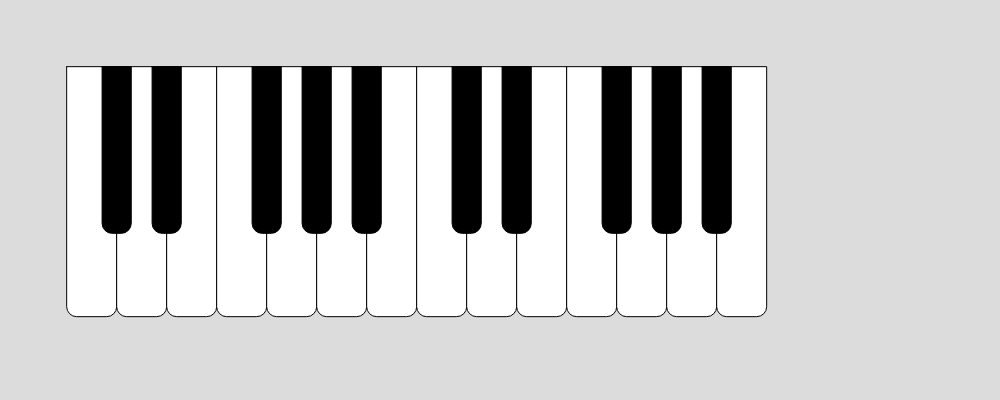
Frame 1 (no input)
Frame 60 (no input): identical to frame 1, image omitted
Frame 120 (the mouse pressed at the canvas centre since frame 60): identical to frame 1, image omitted

The p5.js sketch that drew this single still picture (run headless with seeded random() and noise() and a simulated clock; from frame 60 on, the mouse is pressed at the canvas centre):

// p5.js sketch
// ── sketch.js
function setup() {
  createCanvas(1000, 400);
}

function draw() {
  //setup
  background(220);
  
  //white keys
  var whiteW = width/20
  var whiteH = height/1.6
  
  //black keys
  var blackW = whiteW*(7/12)
  var blackH = whiteH*(2/3)
  
  //other
  var corner = width/100
  var offsetH = height/6
  var offsetW = height/6
  
  //drawing keys
  //all white keys
  fill(255,255,255);
    for (var i = 0; i < 14; i = i + 1){
      rect(offsetW+(i*whiteW),offsetH, whiteW, whiteH, 0, 0, corner, corner);
    }
  
  //2 black keys
  fill(0,0,0);
    for (var j = 0; j < 2; j = j + 1){
      rect(offsetW+whiteW-(blackW/2)+(j*whiteW),offsetH, blackW, blackH, 0, 0, corner, corner);
      rect(offsetW+(8*whiteW)-(blackW/2)+(j*whiteW),offsetH, blackW, blackH, 0, 0, corner, corner);
    }
  
  //3 black keys
      for (var k = 0; k < 3; k = k + 1){
      rect(offsetW+(4*whiteW)-(blackW/2)+(k*whiteW),offsetH, blackW, blackH, 0, 0, corner, corner);
      rect(offsetW+(11*whiteW)-(blackW/2)+(k*whiteW),offsetH, blackW, blackH, 0, 0, corner, corner);
    }

}
